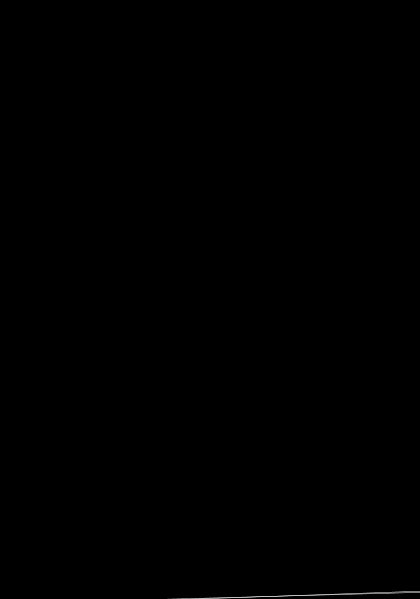
Frame 1 (no input)
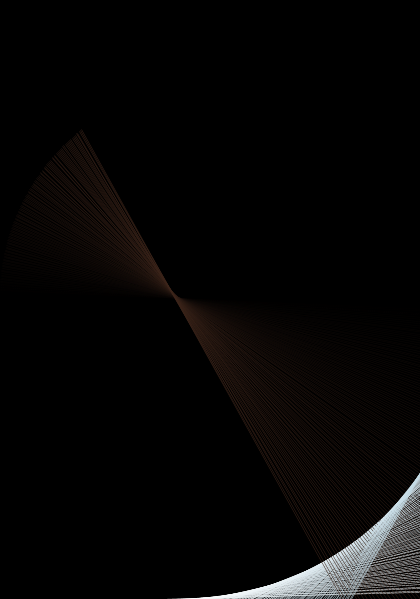
Frame 60 (the mouse pressed at the canvas centre just before this capture)
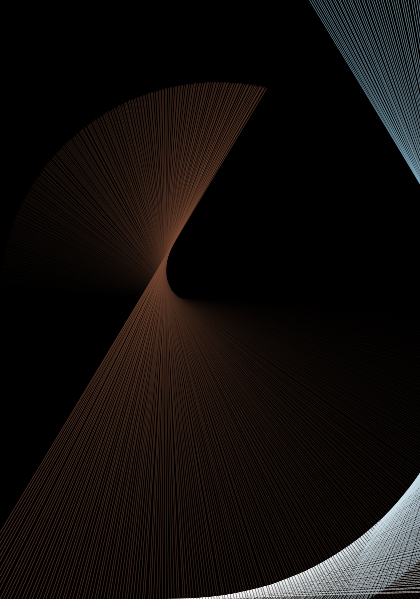
Frame 120 (the mouse held since frame 60 and released just before this capture)

The Processing sketch that drew these frames (run headless with seeded random() and noise(); from frame 60 on, the mouse is pressed at the canvas centre):

// Processing sketch: processing_1825
// ── processing_1825.pde

// gardiendless v2-2


void setup() {
  size(420, 599);
  frameRate(24);
  smooth();
  background(0);

}

int numberOfLinesPerFrame = 2;
void draw() {
  //background(0, 1);

  translate(width/2, height/2);
  scale(0.5);

pushMatrix();
  rotate(radians(frameCount % 360));
  int i = 0;
  while(i < numberOfLinesPerFrame) {
   int x = frameCount % width;
   int y = frameCount % height;

    rotate(radians(+0.5));
   stroke(frameCount % 255, map(x, 0, width, 0, 255), map(y, 0, height, 0, 255));
   if (x > y) {
    line(x, 0 - height, x, height * 2);
   } else {
    line(0 - width, y, width * 2, y);
   }
  i++;
 }
popMatrix();
i=0;
  rotate(radians(-frameCount % 360));
  while(i < numberOfLinesPerFrame) {
   int x = width - frameCount % width;
   int y = height - frameCount % height;

    rotate(radians(-0.5));
   stroke(255 - frameCount % 255, map(x, 0, width, 0, 255), map(y, 0, height, 0, 255));
   if (x > y) {
    line(x, 0 - height, x, height * 2);
   } else {
    line(0 - width, y, width * 2, y);
   }
  i++;
 }
}
